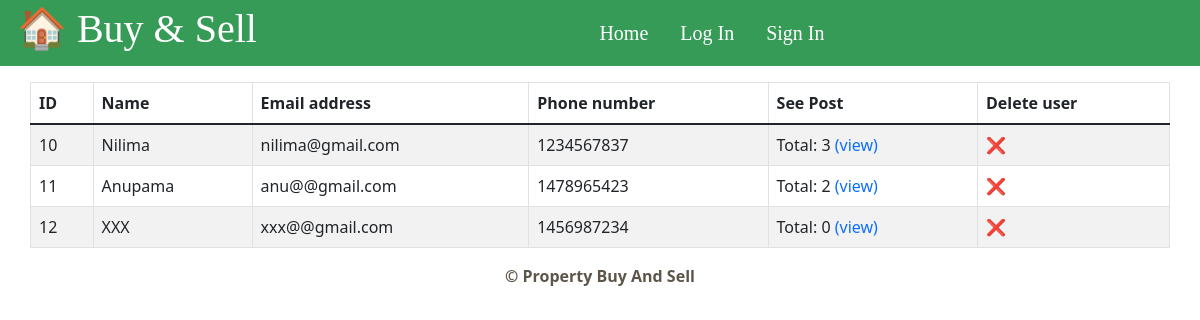
Screenshot of /manage_seller.php with the database file from the repository.
### tables this page shows
CREATE TABLE `user_info` (
  `id` int(11) NOT NULL,
  `Name` varchar(255) NOT NULL,
  `role` varchar(11) NOT NULL,
  `Email_address` varchar(255) NOT NULL,
  `Password` varchar(30) NOT NULL,
  `phone_number` int(11) NOT NULL,
  `totalPost` int(11) NOT NULL
);

### manage_seller.php (the view, shortened to what this page needs)
<?php
include_once 'header.php';
?>
<table class="container table table-striped table-hover table-bordered">
<thead>
  <tr>
    <th>ID</th>
    <th>Name</th>
    <th>Email address</th>
    <th>Phone number</th>
    <th>See Post</th>
    <th>Delete user</th>
  </tr>
</thead>
<?php
include_once 'connection.php';
$query = mysqli_query(
        $mysqli_connection,
        'SELECT * FROM user_info where role!="admin"');
    $rowcount = mysqli_num_rows($query);?>
    <tbody>
  <?php  if($rowcount==0){?>
    <P> No data to show</p>
    <?php   }
    else {
    for ($i = 0; $i < $rowcount; ++$i) {
        $row = mysqli_fetch_array($query); ?>
<tr>
                      <td><?php echo $row['id']; ?></td>
                      <td> <?php echo $row['Name']; ?></td>
                      <td><?php echo $row['Email_address']; ?></td>
                      <td><?php echo $row['phone_number']; ?></td>
                      <td>Total: <?php echo $row['totalPost'];?>  <a href="seller_post_view.php?user_id=<?php echo $row['id']; ?>" class="link">(view)</a></td>
                   <td><a href="delete_user.php?id=<?php echo $row['id']; ?>" onclick='return checkdelete()' class="link" >❌</a></td>
    </tr>
                <?php
    }}
    ?>
    </tbody>
    </table>
                <?php
include_once 'footer.php';
    ?>

### header.php (shortened to what this page needs)
<!DOCTYPE html>
<html lang="en">
<head>
    <link href="https://cdn.jsdelivr.net/npm/bootstrap@5.1.3/dist/css/bootstrap.min.css" rel="stylesheet">
    <link rel="stylesheet" href="style.css">
</head>
<body>
<nav class="navbar navbar-light navbar-expand-lg h-100 mb-3" id="headnav" >
<div class="container-fluid text-white ">
  <h1>🏠 Buy & Sell</h1>
  <div class="collapse navbar-collapse " id="navbarNav">
  <ul class="nav ">
    <?php
    if(isset($_SESSION['username']) && $_SESSION['role']=='admin'){?>
      <li class="nav-item">
          <a class="nav-link text-white" href="admin_dashboard.php">👤 : <?php echo $_SESSION['username'];?></a>
        </li>
        <li class="nav-item ">
          <a class="nav-link text-white" href="../project/main.php">Home</a>
        </li>
        <li class="nav-item">
         <a class="nav-link text-white" href="logout.php" onclick="return logout()">Log Out</a>
        </li>
            <?php }
else{
      ?>
        <li class="nav-item ">
          <a class="nav-link text-white" href="../project/main.php">Home</a>
        </li>
        <li class="nav-item">
        <a class="nav-link text-white" href="logIn.php" >Log In</a>
        </li>
        <li class="nav-item">
          <a class="nav-link text-white" href="#" data-bs-toggle="modal" data-bs-target="#RegiModal">Sign In</a>
        </li>
        <?php } ?>
      </ul>
  </div>
</div>
</nav>
          <div class="mainbody h-100">

### footer.php (shortened to what this page needs)
</div>
<div class="footer">
   <p> &COPY; Property Buy And Sell </p>
    </div>
</body>
</html>

### style.css (style rules this page uses)
#headnav h1 { font-family: Brush Script MT, Brush Script Std, cursive; }
#navbarNav { font-family: Jazz LET, fantasy; margin-left: 28%; font-size: 20px; }
#headnav { background-color: rgb(53, 155, 86); padding: 5px; }
h1 { font-family: Blippo, fantasy; }
.footer { margin: 0; text-align: center; font-weight: bold; color:rgb(92, 85, 74); height: -100vh; }
.link { text-decoration: none; text-align:center; }

### rows the page displays
user_info: id "10", Name "Nilima", Email_address "nilima@gmail.com", phone_number "1234567837", totalPost "3"
user_info: id "11", Name "Anupama", Email_address "anu@@gmail.com", phone_number "1478965423", totalPost "2"
user_info: id "12", Name "XXX", Email_address "xxx@@gmail.com", phone_number "1456987234", totalPost "0"
